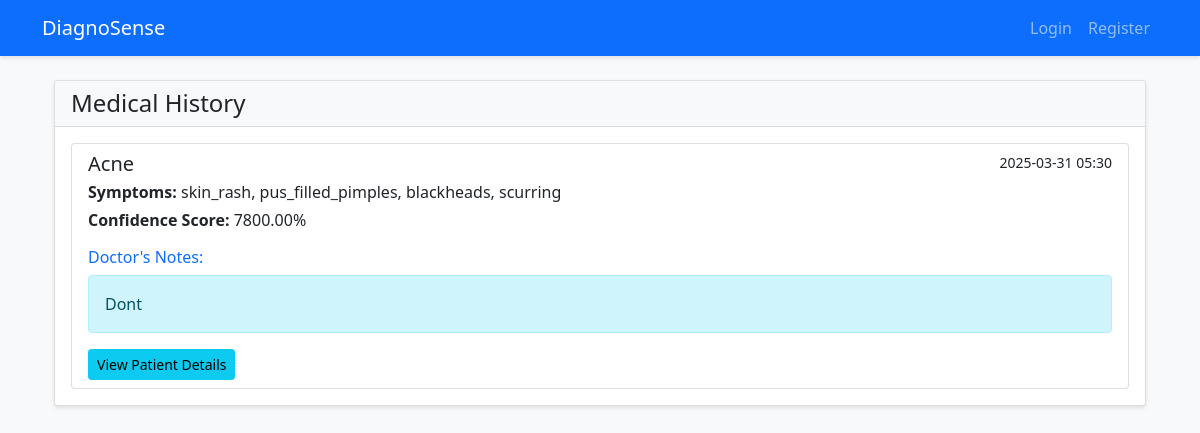
The app's page /history (signed in), older data.
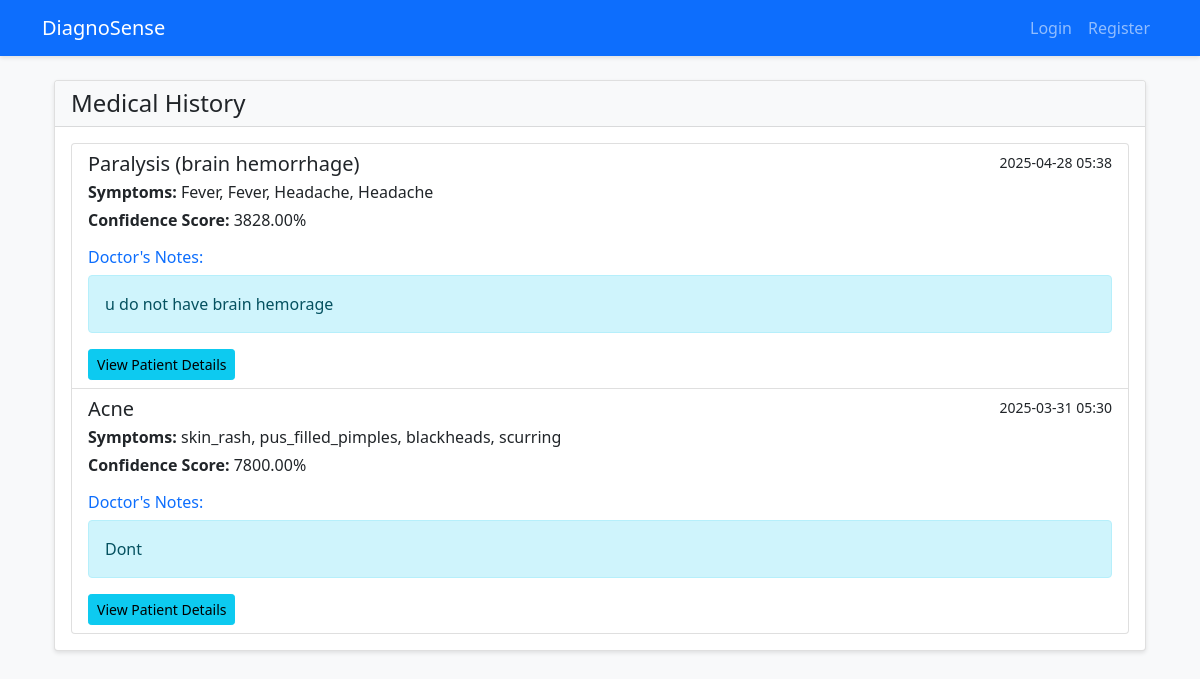
The same page, newer data.
### app.py (models this page shows)
class DiseaseHistory(db.Model):
    id = db.Column(db.Integer, primary_key=True)
    patient_id = db.Column(db.Integer, db.ForeignKey('user.id'), nullable=False)
    disease = db.Column(db.String(100), nullable=False)
    symptoms = db.Column(db.Text, nullable=False)
    diagnosis_date = db.Column(db.DateTime, default=datetime.utcnow)
    doctor_notes = db.Column(db.Text)
    doctor_id = db.Column(db.Integer, db.ForeignKey('user.id'))
    confidence = db.Column(db.Float)

### app.py (the view)
@app.route('/history')
@login_required
def history():
    if current_user.role == 'doctor':
        patients = Patient.query.filter_by(doctor_id=current_user.id).all()
        patient_ids = [patient.user_id for patient in patients]
        diagnoses = DiseaseHistory.query.filter(
            DiseaseHistory.patient_id.in_(patient_ids)
        ).order_by(DiseaseHistory.diagnosis_date.desc()).all()
        return render_template('history.html', diagnoses=diagnoses, is_doctor=True)
    else:
        diagnoses = DiseaseHistory.query.filter_by(
            patient_id=current_user.id
        ).order_by(DiseaseHistory.diagnosis_date.desc()).all()
        return render_template('history.html', diagnoses=diagnoses, is_doctor=False)

### app.py (called while the page is built)
@login_manager.user_loader
def load_user(user_id):
    return User.query.get(int(user_id))

### templates/history.html (shortened to what this page needs)
{% extends "base.html" %}
{% block content %}
<div class="container mt-4">
    <div class="row">
        <div class="col-12">
            <div class="card">
                <div class="card-header d-flex justify-content-between align-items-center">
                    <h4 class="mb-0">Medical History</h4>
                </div>
                <div class="card-body">
                    {% if diagnoses %}
                    <div class="list-group">
                        {% for diagnosis in diagnoses %}
                        <div class="list-group-item">
                            <div class="d-flex w-100 justify-content-between">
                                <h5 class="mb-1">{{ diagnosis.disease }}</h5>
                                <small>{{ diagnosis.diagnosis_date.strftime('%Y-%m-%d %H:%M') }}</small>
                            </div>
                            <p class="mb-1"><strong>Symptoms:</strong> {{ diagnosis.symptoms }}</p>
                            <p class="mb-1"><strong>Confidence Score:</strong> {{ "%.2f"|format(diagnosis.confidence * 100) }}%</p>
                            {% if diagnosis.doctor_notes %}
                            <div class="mt-3">
                                <h6 class="text-primary">Doctor's Notes:</h6>
                                <div class="alert alert-info">
                                    {{ diagnosis.doctor_notes }}
                                </div>
                            </div>
                            {% endif %}
                            {% if is_doctor %}
                            <div class="mt-2">
                                <a href="{{ url_for('view_patient', patient_id=diagnosis.patient_id) }}" class="btn btn-sm btn-info">
                                    View Patient Details
                                </a>
                            </div>
                            {% endif %}
                        </div>
                        {% endfor %}
                    </div>
                    {% else %}
                    <p>No medical history found.</p>
                    {% endif %}
                </div>
            </div>
        </div>
    </div>
</div>
{% endblock %}

### templates/base.html (shortened to what this page needs)
<!DOCTYPE html>
<html lang="en">
<head>
    <link href="https://cdn.jsdelivr.net/npm/bootstrap@5.1.3/dist/css/bootstrap.min.css" rel="stylesheet">
    <link rel="stylesheet" href="{{ url_for('static', filename='css/style.css') }}">
</head>
<body>
    <nav class="navbar navbar-expand-lg navbar-dark bg-primary">
        <div class="container">
            <a class="navbar-brand" href="{{ url_for('index') }}">DiagnoSense</a>
            <div class="collapse navbar-collapse" id="navbarNav">
                <ul class="navbar-nav ms-auto">
                    {% if session.get('user_id') %}
                        <li class="nav-item">
                            <a class="nav-link" href="{{ url_for('dashboard') }}">Dashboard</a>
                        </li>
                        {% if session.get('role') == 'patient' %}
                            <li class="nav-item">
                                <a class="nav-link" href="{{ url_for('predict') }}">Predict Disease</a>
                            </li>
                        {% else %}
                            <li class="nav-item">
                                <a class="nav-link" href="{{ url_for('doctor_insights') }}">Patient Insights</a>
                            </li>
                        {% endif %}
                        <li class="nav-item">
                            <a class="nav-link" href="{{ url_for('history') }}">History</a>
                        </li>
                        <li class="nav-item">
                            <a class="nav-link" href="{{ url_for('logout') }}">Logout</a>
                        </li>
                    {% else %}
                        <li class="nav-item">
                            <a class="nav-link" href="{{ url_for('login') }}">Login</a>
                        </li>
                        <li class="nav-item">
                            <a class="nav-link" href="{{ url_for('register') }}">Register</a>
                        </li>
                    {% endif %}
                </ul>
            </div>
        </div>
    </nav>
    <div class="container mt-4">
        {% block content %}{% endblock %}
    </div>
</body>
</html>

### static/css/style.css (style rules this page uses)
body { background-color: #f8f9fa; }
.card { box-shadow: 0 2px 4px rgba(0,0,0,0.1); margin-bottom: 1rem; }
.card-header { background-color: #f8f9fa; border-bottom: 1px solid rgba(0,0,0,0.125); }
.navbar { box-shadow: 0 2px 4px rgba(0,0,0,0.1); }
.alert { margin-bottom: 1rem; }

Row changes from the older to the newer data that the page shows:
added DiseaseHistory: disease "Paralysis (brain hemorrhage)", diagnosis_date "2025-04-28 05:38", symptoms "Fever, Fever, Headache, Headache", diagnosis.confidence*100 "3828.00", doctor_notes "u do not have brain hemorage"
